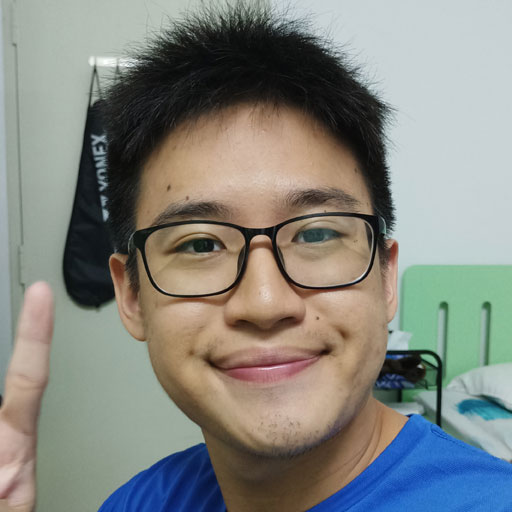
#> input picture 01_PCA/Pics/1.jpg, 512 x 512 px; its folder holds 4 pictures in this run
$ python avg.py
#> lines starting #> are read from the running program, lines starting #| are printed output that depends on the picture
import numpy as np
import math
from matplotlib import pyplot as plt
import cv2
import os

resolution = 50
total_pixels = resolution ** 2
path = "Pics"
labels = os.listdir(path)

face_vector = []
for label in labels:
    face_image = cv2.cvtColor(cv2.imread(os.path.join(path, label)), cv2.COLOR_RGB2GRAY)
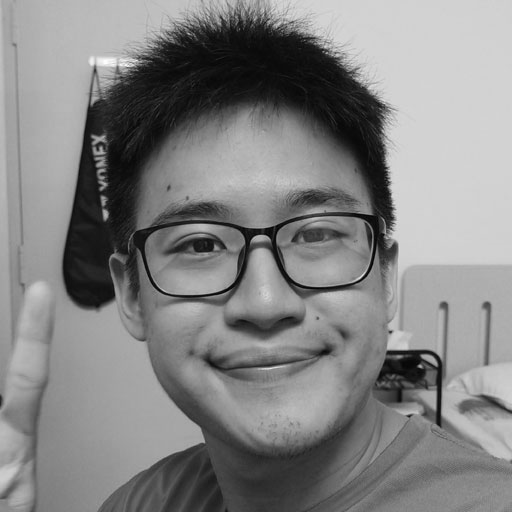
#> face_image: shape (512, 512); min 0, max 254, mean 131.5
    face_image = cv2.resize(face_image, (resolution, resolution))
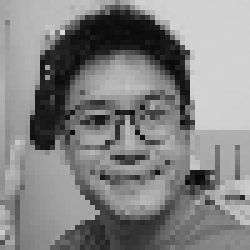
#> face_image: shape (50, 50) (shown 5 times larger); min 8, max 217, mean 131.3
    face_image = face_image.reshape(total_pixels,)
#> face_image = 2500 values, max 217 at index 312, min 8 at index 1789, mean 131.3
    face_vector.append(face_image)
#> pass 2 of the loop `for label in labels:`:
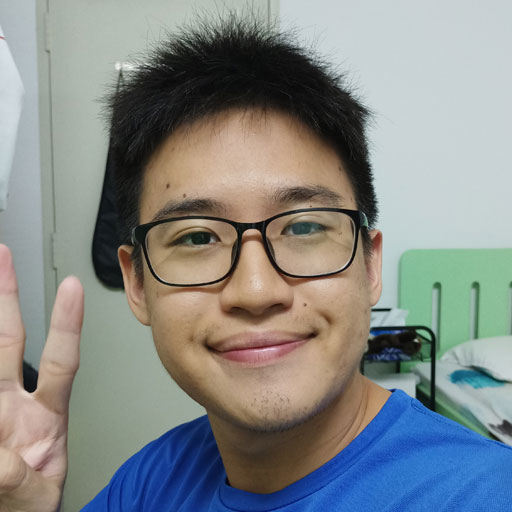
#> input picture 01_PCA/Pics/2.jpg, 512 x 512 px
#> `face_image = cv2.cvtColor(cv2.imread(os.path.join(path, label)), cv2.C..`:
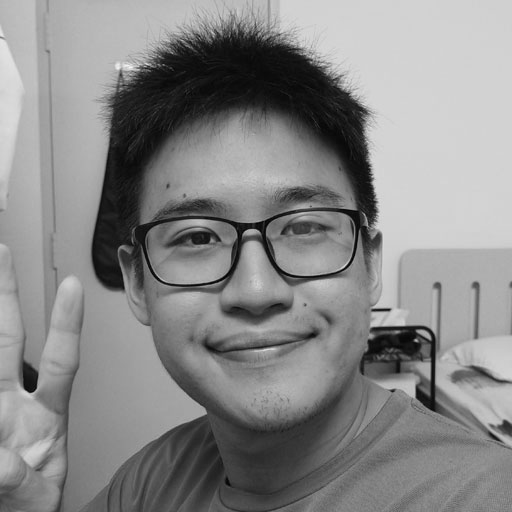
#> face_image: shape (512, 512); min 1, max 245, mean 136
#> `face_image = cv2.resize(face_image, (resolution, resolution))`:
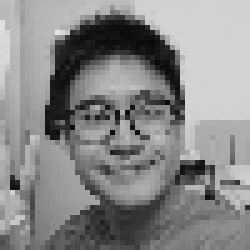
#> face_image: shape (50, 50) (shown 5 times larger); min 10, max 228, mean 136.2
#> `face_image = face_image.reshape(total_pixels,)`: face_image = 2500 values, max 228 at index 311, min 10 at index 428, mean 136.2
#> pass 3 of the loop `for label in labels:`:
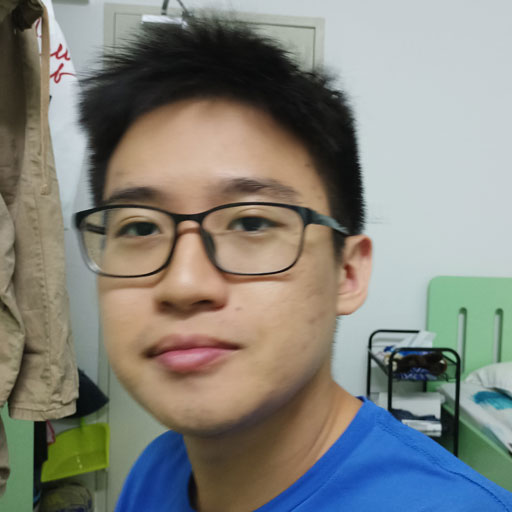
#> input picture 01_PCA/Pics/3.jpg, 512 x 512 px
#> `face_image = cv2.cvtColor(cv2.imread(os.path.join(path, label)), cv2.C..`:
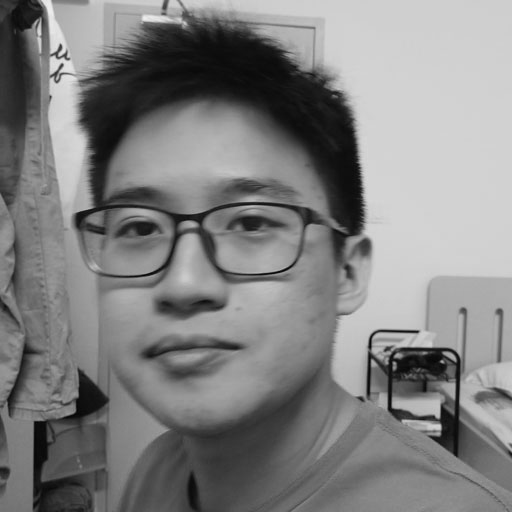
#> face_image: shape (512, 512); min 3, max 237, mean 129.2
#> `face_image = cv2.resize(face_image, (resolution, resolution))`:
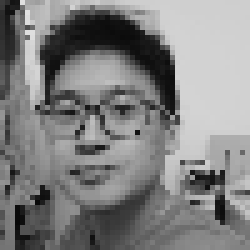
#> face_image: shape (50, 50) (shown 5 times larger); min 6, max 225, mean 129.4
#> `face_image = face_image.reshape(total_pixels,)`: face_image = 2500 values, max 225 at index 105, min 6 at index 2203, mean 129.4
#> the loop made 4 passes; the first 3 are shown

face_vector = np.asarray(face_vector)
face_vector = face_vector.transpose()

avg_face_vector = face_vector.mean(axis=1)
plt.title("Average face")
plt.imshow(avg_face_vector.reshape(resolution, resolution), cmap="gray")
plt.show()
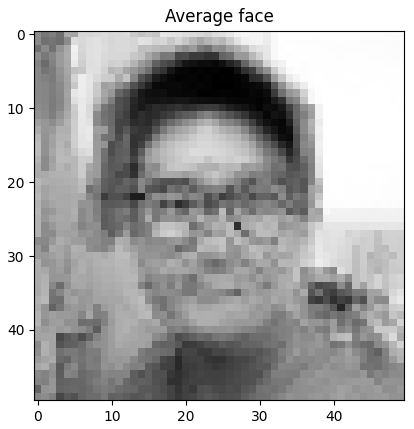
#> figure drawn by matplotlib, 1 panel

avg_face_vector = avg_face_vector.reshape(face_vector.shape[0], 1)
normalized_face_vector = face_vector - avg_face_vector

covariance_matrix = np.cov(np.transpose(normalized_face_vector))
eigen_values, eigen_vectors = np.linalg.eig(covariance_matrix)

k = 10
k_eigen_vectors = eigen_vectors[0:k, :]
eigen_faces = k_eigen_vectors.dot(np.transpose(normalized_face_vector))
weights = np.transpose(normalized_face_vector).dot(np.transpose(eigen_faces))

k = eigen_faces.shape[0]
#> k = 4
fig, axes = plt.subplots(math.floor(math.sqrt(k)), math.floor(math.sqrt(k) + 1))
fig.suptitle("Eigenfaces decomposition")
index = 0
for i in range(len(axes)):
    for j in range(len(axes[i])):
#> (the run stopped early here; a loop or call above may not have finished)
